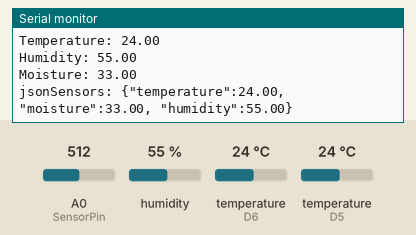
The sketch below on a simulated ESP8266 (NodeMCU). On the bench: the last lines printed to the serial monitor. Inputs (shaded band) come from the test bench; at power-on: humidity 55 %, temperature (sensors on D5, D6) 24 °C, A0 (SensorPin) = 512. WiFi joins after 1.5 s; servers stay silent unless stated.

Above: at 3.2 s.
3.3 s: humidity set to 22 %
4.8 s: temperature (sensor on D5) set to 12 °C
At 6.2 s:
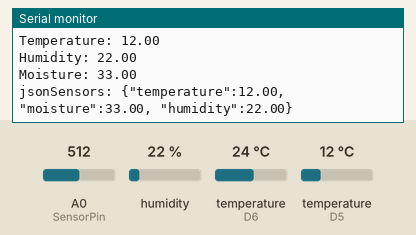
6.3 s: A0 (SensorPin) set to 716
At 7.7 s:
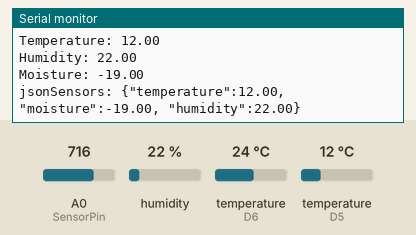
7.8 s: humidity set to 40 %
At 9.2 s:
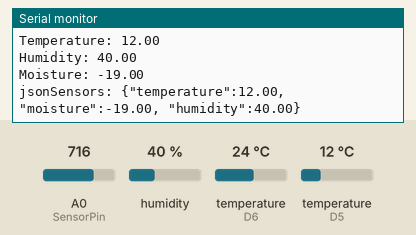
9.3 s: temperature (sensor on D5) set to 19 °C
At 10.7 s:
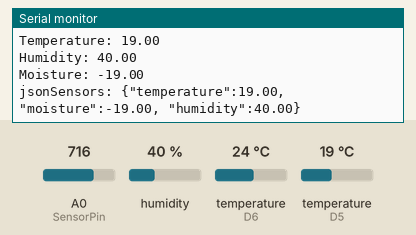
10.8 s: A0 (SensorPin) set to 992
At 13.0 s:
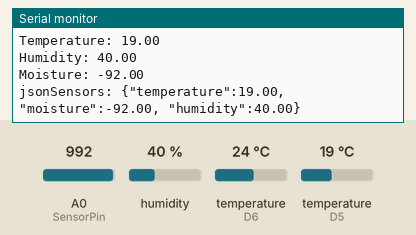
Timing chart, 0 to 13.3 s (numbered marks = the images above; inputs shaded):
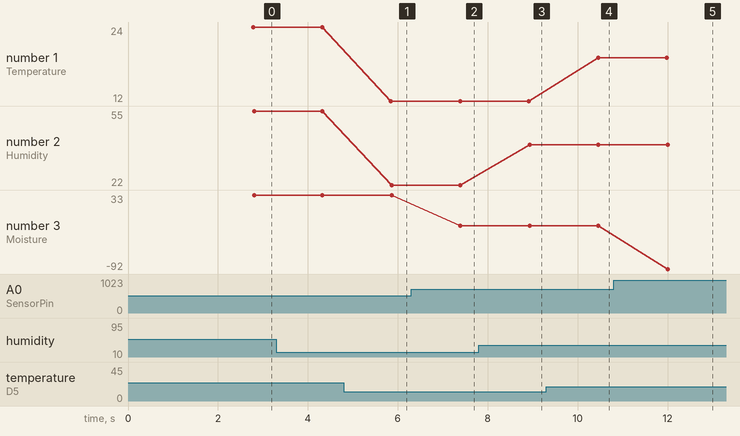

The sketch:

sensorData.ino
```cpp
/*
  Developer: Justin N. Pilon
*/

// Import required libraries
#include <Arduino.h>
#include <ESP8266WiFi.h>
#include <Hash.h>
#include <ESPAsyncTCP.h>
#include <ESPAsyncWebServer.h>
#include <Adafruit_Sensor.h>
#include <DHT.h>
#include <OneWire.h>
#include <DallasTemperature.h>

// Replace with your network credentials
const char* ssid     = "8255B4";
const char* password = "241542254";

// current temperature & humidity, updated in loop()
#define ONE_WIRE_BUS D5
float t = 0.0;

#define DHTPIN D6
float h = 0.0;

#define SensorPin A0
float m = 0.0;

OneWire oneWire(ONE_WIRE_BUS);
DallasTemperature sensors(&oneWire);

// Uncomment the type of sensor in use:
#define DHTTYPE    DHT11     // DHT 11
//#define DHTTYPE    DHT22     // DHT 22 (AM2302)
//#define DHTTYPE    DHT21     // DHT 21 (AM2301)

DHT dht(DHTPIN, DHTTYPE);

//define jspn string for sensors
String jsonSensors ="";

// Create AsyncWebServer object on port 80
AsyncWebServer server(80);

// Generally, you should use "unsigned long" for variables that hold time
// The value will quickly become too large for an int to store
unsigned long previousMillis = 0;    // will store last time DHT was updated

// Updates DHT readings
const long interval = 1000;

const char index_html[] PROGMEM = R"rawliteral(
<!DOCTYPE HTML><html>
<head>
  <meta name="viewport" content="width=device-width, initial-scale=1">
  <link rel="stylesheet" href="https://use.fontawesome.com/releases/v5.7.2/css/all.css" integrity="sha384-fnmOCqbTlWIlj8LyTjo7mOUStjsKC4pOpQbqyi7RrhN7udi9RwhKkMHpvLbHG9Sr" crossorigin="anonymous">
  <style>
html {
  font-family: Arial;
  display: inline-block;
  margin: 0px auto;
  text-align: center;
}

h2 {
  font-size: 3.0rem;
}

p {
  font-size: 3.0rem;
}

.units {
  font-size: 1.2rem;
}

.dht-labels{
  font-size: 1.5rem;
  vertical-align:middle;
  padding-bottom: 15px;
}

td {
  padding: 10px;
}

table {
  font-family: arial, sans-serif;
  border-collapse: collapse;
  width: 100%;
}

#masterTable th {
  padding-top: 12px;
  padding-bottom: 12px;
  text-align: left;
  background-color: #000000;
  color: white;
  }

td, th {
  border: 1px solid #dddddd;
  text-align: left;
  padding: 8px;
}

tr:nth-child(even) {
  background-color: #dddddd;
}
</style>

</head>
<body>

    <table id="masterTable">
      <tr>
        <th>Sensor type</th>
        <th>Data</th>
      </tr>
      <tr>
        <td>Temperature</td>
        <td><span id="temperature"></span>&#x2103;</td>
      </tr>
      <tr>
        <td>Moisture</td>
        <td><span id="moisture"></span>&#37;</td>
      </tr>
      <tr>
        <td>Humidity</td>
        <td><span id="humidity"></span>&#37;</td>
      </tr>
    </table>

</body>
<script>

setInterval(function ( ) {
  var xhttp = new XMLHttpRequest();
  xhttp.onreadystatechange = function() {
    if (this.readyState == 4 && this.status == 200) {
      document.getElementById("temperature").innerHTML = this.responseText;
    }
  };
  xhttp.open("GET", "/temperature", true);
  xhttp.send();
}, 500 );

setInterval(function ( ) {
  var xhttp = new XMLHttpRequest();
  xhttp.onreadystatechange = function() {
    if (this.readyState == 4 && this.status == 200) {
      document.getElementById("moisture").innerHTML = this.responseText;
    }
  };
  xhttp.open("GET", "/moisture", true);
  xhttp.send();
}, 500 );

setInterval(function ( ) {
  var xhttp = new XMLHttpRequest();
  xhttp.onreadystatechange = function() {
    if (this.readyState == 4 && this.status == 200) {
      document.getElementById("humidity").innerHTML = this.responseText;
    }
  };
  xhttp.open("GET", "/humidity", true);
  xhttp.send();
}, 500 );

setInterval(function ( ) {
  var xhttp = new XMLHttpRequest();
  xhttp.onreadystatechange = function() {
    if (this.readyState == 4 && this.status == 200) {
      document.getElementById("jsonObject").innerHTML = JSON.parse(this.responseText).moisture;
    }
  };
  xhttp.open("GET", "/sensors", true);
  xhttp.send();
}, 500 );

</script>
</html>)rawliteral";

// Replaces placeholder with DHT values
String processor(const String& var){
  //Serial.println(var);
  if(var == "TEMPERATURE"){
    return String(t);
  }
  else if(var == "MOISTURE"){
    return String(m);
  }
  else if(var == "HUMIDITY"){
    return String(h);
  }
  return String();
}

void setup(){
  // Serial port for debugging purposes
  Serial.begin(115200);
  dht.begin();

  // Connect to Wi-Fi
  WiFi.begin(ssid, password);
  Serial.println("Connecting to WiFi");
  while (WiFi.status() != WL_CONNECTED) {
    delay(1000);
    Serial.println(".");
  }

  // Print ESP8266 Local IP Address
  Serial.println(WiFi.localIP());

  // Route for root / web page
  server.on("/", HTTP_GET, [](AsyncWebServerRequest *request){
    request->send_P(200, "text/html", index_html, processor);
  });
  server.on("/temperature", HTTP_GET, [](AsyncWebServerRequest *request){
    request->send_P(200, "text/plain", String(t).c_str());
  });

  server.on("/moisture", HTTP_GET, [](AsyncWebServerRequest *request){
    request->send_P(200, "text/plain", String(m).c_str());
  });

  server.on("/humidity", HTTP_GET, [](AsyncWebServerRequest *request){
    request->send_P(200, "text/plain", String(h).c_str());
  });

  server.on("/sensors", HTTP_GET, [](AsyncWebServerRequest *request){
    request->send_P(200, "text/plain", jsonSensors.c_str());
  });

  // under soil temp
  sensors.begin();

  // Start server
  server.begin();
}

void loop(){
  sensors.requestTemperatures();

  unsigned long currentMillis = millis();
  if (currentMillis - previousMillis >= interval) {

    // save the last time you updated the DHT values
    previousMillis = currentMillis;

    // Read temperature
  t = sensors.getTempCByIndex(0);

  // Check if reading was successful
  if (t != DEVICE_DISCONNECTED_C)
  {
    Serial.print("Temperature: ");
    Serial.println(t);
  }
  else
  {
    Serial.println("Error to reading data");
  }

    // Read Humidity
    float newH = dht.readHumidity();
    // if humidity read failed, don't change h value
    if (isnan(newH)) {
      Serial.println("Failed to read from DHT sensor!");
    }
    else {
      h = newH;
      Serial.print("Humidity: ");
      Serial.println(h);
    }

    // Read Moisture
    m = analogRead(SensorPin);
    float newM = m;
    // if moisture read failed, don't change m value
    if (isnan(newM)) {
      Serial.println("Failed to read from Moisture sensor!");
    }
    else {
      m = newM;
      Serial.print("Moisture: ");
      // map to percent
      m = map(m,640,260,0,100);
      Serial.println(m);
    }

    String T = String(t).c_str();
    String M = String(m).c_str();
    String H = String(h).c_str();

    jsonSensors = "{\"temperature\":" + T + ", \"moisture\":" + M +  ", \"humidity\":" + H +  "}";
    Serial.println("jsonSensors: " + jsonSensors);

  }
}
```

Measured:
- after the input at 4.8 s, the serial monitor: prints a new line after 1.0 s (image 1)
- after the input at 6.3 s, the serial monitor: prints a new line after 1.1 s (image 2)
- after the input at 7.8 s, the serial monitor: prints a new line after 1.1 s (image 3)
- after the input at 9.3 s, the serial monitor: prints a new line after 1.2 s (image 4)
- after the input at 10.8 s, the serial monitor: prints a new line after 1.2 s (image 5)
- plotted number 1: 24 → 12 after the input at 4.8 s, 12 → 19 after the input at 9.3 s
- plotted number 2: 22 → 40 after the input at 7.8 s
- plotted number 3: 33 → -19 after the input at 6.3 s, -19 → -92 after the input at 10.8 s
